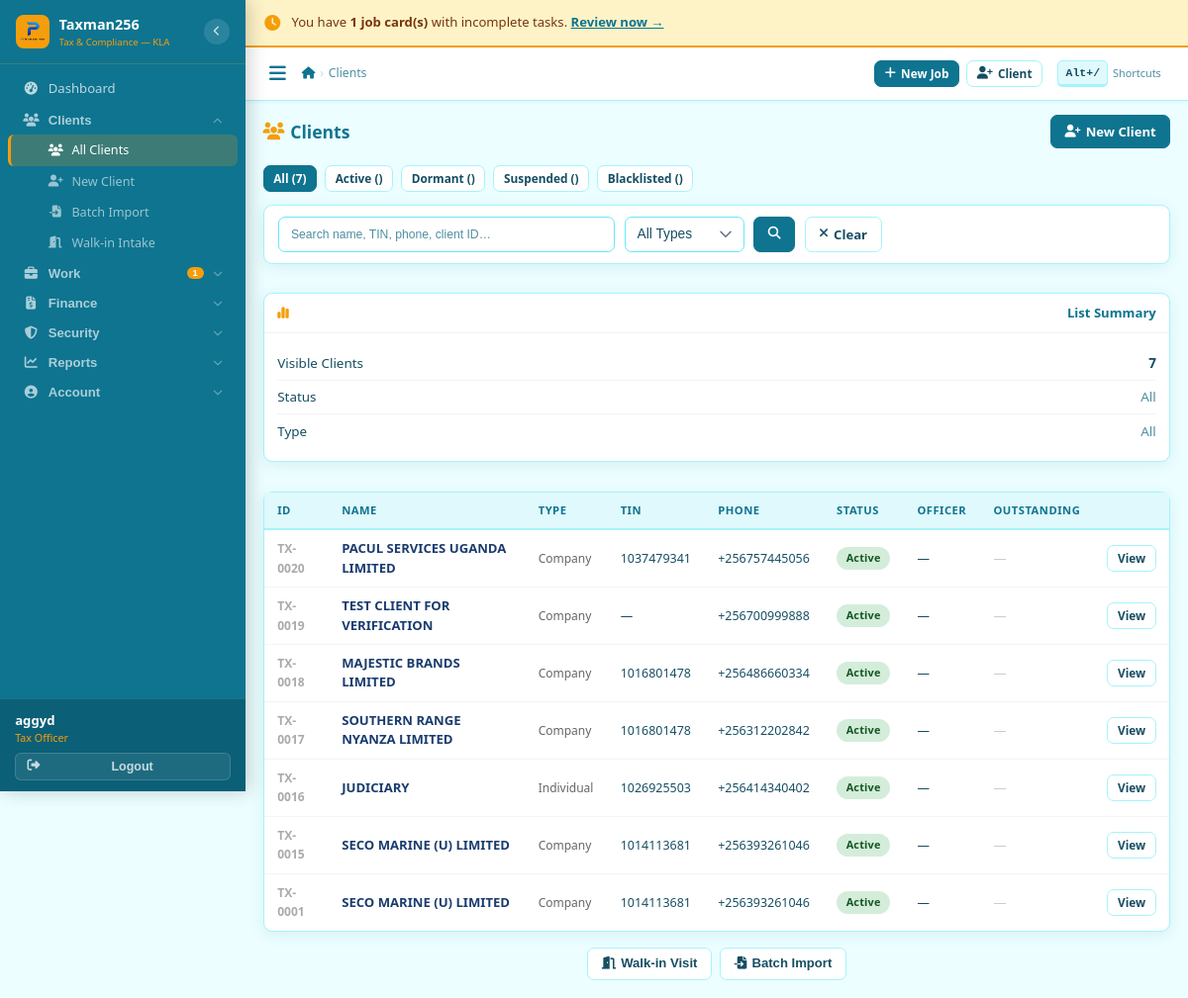
The page /clients/ (signed in) on the database as committed earlier.
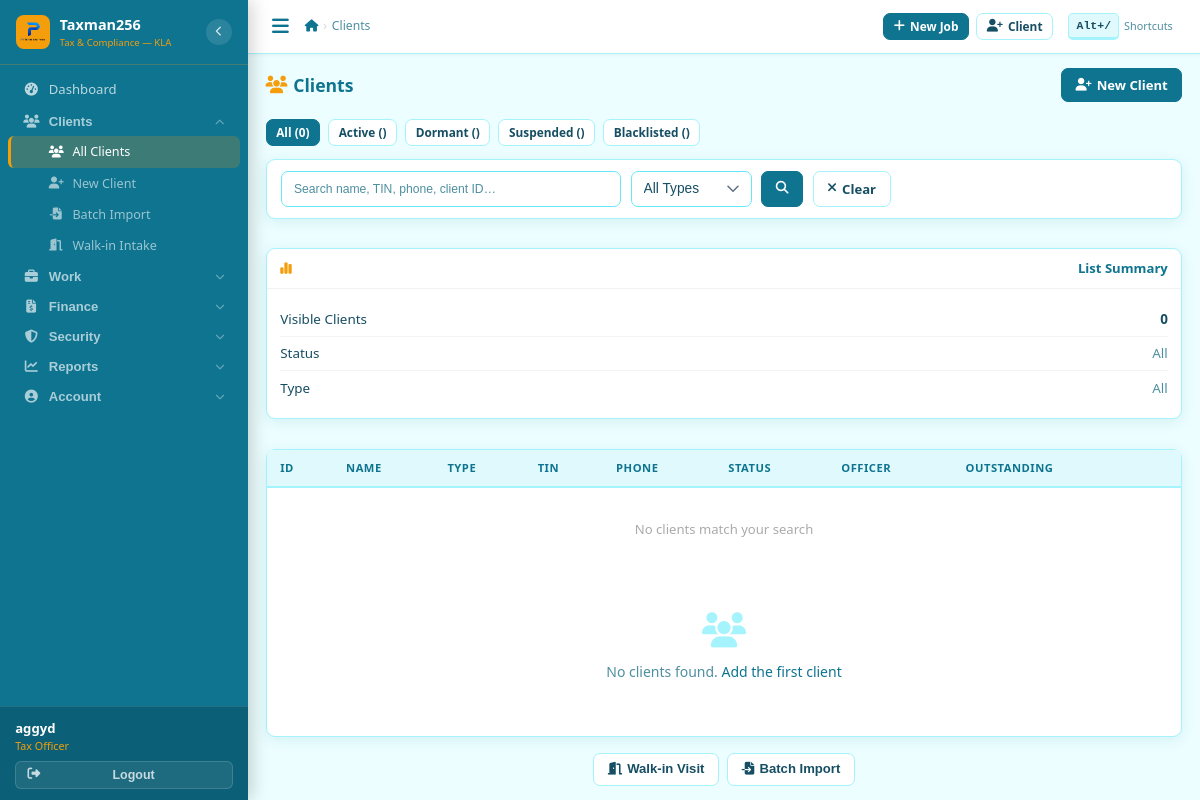
The same page on the database as committed later.
### clients/models.py (models this page shows, shortened)
class Client(models.Model):
    CLIENT_TYPE = [('individual','Individual'),('company','Company'),('ngo','NGO'),('partnership','Partnership')]
    STATUS = [('active','Active'),('dormant','Dormant'),('suspended','Suspended'),('blacklisted','Blacklisted')]
    client_id = models.CharField(max_length=20, unique=True, editable=False)
    client_type = models.CharField(max_length=20, choices=CLIENT_TYPE, default='individual')
    full_name = models.CharField(max_length=200)
    trading_name = models.CharField(max_length=200, blank=True)
    tin = models.CharField(max_length=50, blank=True, unique=False, verbose_name='TIN')
    phone_primary = models.CharField(max_length=20)
    phone_whatsapp = models.CharField(max_length=20, blank=True)
    email = models.EmailField(blank=True)
    physical_address = models.CharField(max_length=300, blank=True)
    district = models.CharField(max_length=100, default='Kampala')
    date_registered = models.DateField(auto_now_add=True)
    referred_by = models.ForeignKey('self', null=True, blank=True, on_delete=models.SET_NULL, related_name='referrals')
    assigned_officer = models.ForeignKey(User, on_delete=models.SET_NULL, null=True, related_name='assigned_clients')
    status = models.CharField(max_length=20, choices=STATUS, default='active')
    notes = models.TextField(blank=True)
    total_outstanding = models.DecimalField(max_digits=15, decimal_places=2, default=0)
    last_transaction_date = models.DateField(null=True, blank=True)
    created_by = models.ForeignKey(User, on_delete=models.SET_NULL, null=True, related_name='created_clients')
    created_at = models.DateTimeField(auto_now_add=True)
    updated_at = models.DateTimeField(auto_now=True)
    class Meta:
        ordering = ['-created_at']
    def get_display_name(self):
        return self.full_name

### clients/views.py (the view)
# urls.py: path('',            views.client_list,        name='list'),
@login_required
def client_list(request):
    clients = Client.objects.select_related('assigned_officer').all()
    q = request.GET.get('q','')
    status = request.GET.get('status','')
    ctype = request.GET.get('type','')
    if q:
        clients = clients.filter(
            Q(full_name__icontains=q)|
            Q(tin__icontains=q)|Q(phone_primary__icontains=q)|Q(client_id__icontains=q)
        )
    if status:
        clients = clients.filter(status=status)
    if ctype:
        clients = clients.filter(client_type=ctype)
    if request.headers.get("HX-Request"):
        return render(request, 'clients/partials/client_rows.html', {'clients': clients})
    total_outstanding = clients.aggregate(s=Sum('total_outstanding'))['s'] or 0
    return render(request, 'clients/client_list.html', {
        'clients': clients, 'q': q, 'status': status, 'ctype': ctype,
        'status_choices': Client.STATUS, 'type_choices': Client.CLIENT_TYPE,
        'total_outstanding': total_outstanding,
        'counts': {s: Client.objects.filter(status=s).count() for s,_ in Client.STATUS},
    })

### templates/clients/client_list.html (shortened to what this page needs)
{% extends 'base.html' %}
{% block nav_clients %}active{% endblock %}
{% block breadcrumbs %}<li class="active">Clients</li>{% endblock %}
{% block content %}
<div class="page-header">
  <h4 class="page-title"><i class="fas fa-users"></i>Clients</h4>
  <a href="{% url 'clients:create' %}" class="btn btn-primary"><i class="fas fa-user-plus"></i>New Client</a>
</div>
<div class="d-flex gap-2 flex-wrap" style="margin-bottom:.8rem">
  <a href="{% url 'clients:list' %}" class="btn btn-sm {% if not status %}btn-primary{% else %}btn-outline{% endif %}">All ({{ clients.count }})</a>
  {% for val,label in status_choices %}
  <a href="?status={{ val }}" class="btn btn-sm {% if status == val %}btn-primary{% else %}btn-outline{% endif %}">{{ label }} ({{ counts|dictsort:val }})</a>
  {% endfor %}
</div>
<div class="layout-main-sidebar" style="margin-bottom:.9rem">
  <div class="card-box card-compact">
    <div class="card-body" style="padding:.7rem .9rem">
      <form method="get" style="display:flex;gap:.6rem;flex-wrap:wrap">
        <input type="text" name="q" value="{{ q }}" class="form-control"
          style="max-width:340px" placeholder="Search name, TIN, phone, client ID…"
          hx-get="{% url 'clients:list' %}" hx-trigger="keyup changed delay:300ms"
          hx-target="#client-tbody" hx-include="[name=status]">
        <select name="type" class="form-select" style="width:auto" onchange="this.form.submit()">
          <option value="">All Types</option>
        </select>
        <button class="btn btn-primary"><i class="fas fa-search"></i></button>
        <a href="{% url 'clients:list' %}" class="btn btn-outline"><i class="fas fa-times"></i> Clear</a>
      </form>
    </div>
  </div>
  <div class="card-box card-compact">
    <div class="card-head"><i class="fas fa-chart-simple"></i>List Summary</div>
    <div class="card-body">
      <div class="stat-row"><span>Visible Clients</span><span class="fw-7">{{ clients|length }}</span></div>
      <div class="stat-row"><span>Status</span><span class="text-muted">{{ status|default:"All" }}</span></div>
      <div class="stat-row"><span>Type</span><span class="text-muted">{{ ctype|default:"All" }}</span></div>
    </div>
  </div>
</div>
<div class="card-box card-compact">
  <div class="tbl-wrap">
    <table class="tbl">
      <thead>
        <tr><th>ID</th><th>Name</th><th>Type</th><th>TIN</th><th>Phone</th><th>Status</th><th>Officer</th><th>Outstanding</th><th></th></tr>
      </thead>
      <tbody id="client-tbody">
        {% include 'clients/partials/client_rows.html' %}
      </tbody>
    </table>
  </div>
  {% if not clients %}
  <div class="empty-state"><i class="fas fa-users"></i><p>No clients found. <a href="{% url 'clients:create' %}">Add the first client</a></p></div>
  {% endif %}
</div>
<div class="mt-3" style="display:flex;gap:.5rem;justify-content:center;flex-wrap:wrap">
  <button type="button" class="btn btn-outline" id="openWalkinBtn">
    <i class="fas fa-door-open"></i> Walk-in Visit
  </button>
  <button type="button" class="btn btn-outline" id="openBatchImportBtn">
    <i class="fas fa-file-import"></i> Batch Import
  </button>
</div>
{% endblock %}

### templates/base.html (shortened to what the changed rows need)
{% load static %}<!DOCTYPE html>
<html lang="en">
<head>
<link rel="stylesheet" href="https://cdnjs.cloudflare.com/ajax/libs/font-awesome/6.5.0/css/all.min.css">
<link rel="stylesheet" href="https://cdnjs.cloudflare.com/ajax/libs/select2/4.1.0-rc.0/css/select2.min.css">
<link rel="stylesheet" href="https://cdn.jsdelivr.net/npm/select2-bootstrap-5-theme@1.3.0/dist/select2-bootstrap-5-theme.min.css">
<link rel="stylesheet" href="https://cdnjs.cloudflare.com/ajax/libs/flatpickr/4.6.13/flatpickr.min.css">
<link rel="stylesheet" href="{% static 'css/app.css' %}?v=5">
</head>
<body data-theme="ocean">
{% if user.is_authenticated %}
<nav class="sidebar" id="sidebar">
  <div class="sb-scroll">
    <div class="sb-group" id="grp-work">
      <button type="button" class="sb-group-hd" data-grp="grp-work" data-href="{% url 'services:list' %}" title="Work">
        <i class="fas fa-briefcase"></i>
        <span class="sb-lbl">Work</span>
        {% if pending_jobs_count %}<span class="sb-badge">{{ pending_jobs_count }}</span>{% endif %}
        <i class="fas fa-chevron-down sb-arrow"></i>
      </button>
    </div>
  </div>
</nav>
<div class="main">
  {% if pending_task_count > 0 %}
  <div class="reminder-bar no-print">
    <i class="fas fa-clock"></i>
    <span>You have <strong>{{ pending_task_count }} job card(s)</strong> with incomplete tasks. <a href="{% url 'services:list' %}?status=in_progress" style="color:var(--blue);font-weight:700;text-decoration:underline;white-space:nowrap">Review now →</a></span>
  </div>
  {% endif %}
  <div class="page-body">{% block content %}{% endblock %}</div>
</div>
{% else %}{% block auth_content %}{% endblock %}{% endif %}
</body>
</html>

### templates/clients/partials/client_rows.html
{% for c in clients %}
<tr>
  <td><span style="font-size:.75rem;color:#aaa;font-weight:700">{{ c.client_id }}</span></td>
  <td><a href="{% url 'clients:detail' c.pk %}" style="font-weight:700;color:#1A3C6E">{{ c.get_display_name }}</a></td>
  <td><span style="font-size:.75rem;color:#666">{{ c.get_client_type_display }}</span></td>
  <td><span style="font-size:.78rem">{{ c.tin|default:"—" }}</span></td>
  <td><span style="font-size:.78rem">{{ c.phone_primary }}</span></td>
  <td><span class="badge badge-{{ c.status }}">{{ c.get_status_display }}</span></td>
  <td><span style="font-size:.78rem">{{ c.assigned_officer.get_full_name|default:"—" }}</span></td>
  <td>{% if c.total_outstanding > 0 %}<span class="ugx ugx-red" style="font-size:.82rem">UGX {{ c.total_outstanding|floatformat:0|intcomma }}</span>{% else %}<span style="color:#ccc">—</span>{% endif %}</td>
  <td><a href="{% url 'clients:detail' c.pk %}" class="btn btn-outline btn-sm">View</a></td>
</tr>
{% empty %}
<tr><td colspan="9" style="text-align:center;padding:2rem;color:#aaa">No clients match your search</td></tr>
{% endfor %}

Rows that differ between the two databases and show on the page:
removed Client: client_id "TX-0020", get_display_name "PACUL SERVICES UGANDA LIMITED", client_type "Company", tin "1037479341", phone_primary "+256757445056", status "Active", assigned_officer.get_full_name "—"
removed Client: client_id "TX-0019", get_display_name "TEST CLIENT FOR VERIFICATION", client_type "Company", tin "—", phone_primary "+256700999888", status "Active", assigned_officer.get_full_name "—"
removed Client: client_id "TX-0018", get_display_name "MAJESTIC BRANDS LIMITED", client_type "Company", tin "1016801478", phone_primary "+256486660334", status "Active", assigned_officer.get_full_name "—"
removed Client: client_id "TX-0017", get_display_name "SOUTHERN RANGE NYANZA LIMITED", client_type "Company", tin "1016801478", phone_primary "+256312202842", status "Active", assigned_officer.get_full_name "—"
removed Client: client_id "TX-0016", get_display_name "JUDICIARY", client_type "Individual", tin "1026925503", phone_primary "+256414340402", status "Active", assigned_officer.get_full_name "—"
removed Client: client_id "TX-0015", get_display_name "SECO MARINE (U) LIMITED", client_type "Company", tin "1014113681", phone_primary "+256393261046", status "Active", assigned_officer.get_full_name "—"
removed Client: client_id "TX-0001", get_display_name "SECO MARINE (U) LIMITED", client_type "Company", tin "1014113681", phone_primary "+256393261046", status "Active", assigned_officer.get_full_name "—"
Other text that changed with them:
{{ clients.count }}: "7" → "0"
{{ clients|length }}: "7" → "0"
{{ pending_jobs_count }}: "1" → (not shown)
{{ pending_task_count }}: "1" → (not shown)
text no longer shown: "You have job card(s) with incomplete tasks. Review now →"
text now shown: "No clients match your search No clients found. Add the first client"
